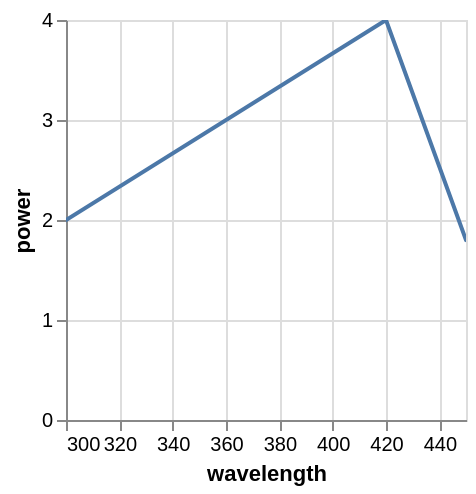

Express this chart as Vega-Lite.
### Vega specification from a JSON file in a GitHub repository (floating-point values rounded to 4 significant figures)
{"$schema": "https://vega.github.io/schema/vega/v5.json", "background": "white", "padding": 5, "width": 200, "height": 200, "style": "cell", "data": [{"name": "source_0", "values": [{"wavelength": 250, "power": 1}, {"wavelength": 300, "power": 2}, {"wavelength": 420, "power": 4}, {"wavelength": 450, "power": 1.8}, {"wavelength": 500, "power": 1.1}]}, {"name": "data_0", "source": "source_0", "transform": [{"type": "formula", "expr": "toNumber(datum[\"wavelength\"])", "as": "wavelength"}]}], "marks": [{"name": "marks", "type": "line", "clip": true, "style": ["line"], "sort": {"field": "x"}, "from": {"data": "data_0"}, "encode": {"update": {"stroke": {"value": "#4c78a8"}, "description": {"signal": "\"wavelength: \" + (!isValid(datum[\"wavelength\"]) || !isFinite(+datum[\"wavelength\"]) ? \"\" + datum[\"wavelength\"] : format(datum[\"wavelength\"], \"\")) + \"; power: \" + (!isValid(datum[\"power\"]) || !isFinite(+datum[\"power\"]) ? \"\" + datum[\"power\"] : format(datum[\"power\"], \"\"))"}, "x": {"scale": "x", "field": "wavelength"}, "y": {"scale": "y", "field": "power"}, "defined": {"signal": "isValid(datum[\"wavelength\"]) && isFinite(+datum[\"wavelength\"]) && isValid(datum[\"power\"]) && isFinite(+datum[\"power\"])"}}}}], "scales": [{"name": "x", "type": "linear", "domain": [300, 450], "range": [0, {"signal": "width"}], "zero": false}, {"name": "y", "type": "linear", "domain": {"data": "data_0", "field": "power"}, "range": [{"signal": "height"}, 0], "nice": true, "zero": true}], "axes": [{"scale": "x", "orient": "bottom", "gridScale": "y", "grid": true, "tickCount": {"signal": "ceil(width/40)"}, "domain": false, "labels": false, "aria": false, "maxExtent": 0, "minExtent": 0, "ticks": false, "zindex": 0}, {"scale": "y", "orient": "left", "gridScale": "x", "grid": true, "tickCount": {"signal": "ceil(height/40)"}, "domain": false, "labels": false, "aria": false, "maxExtent": 0, "minExtent": 0, "ticks": false, "zindex": 0}, {"scale": "x", "orient": "bottom", "grid": false, "title": "wavelength", "labelFlush": true, "labelOverlap": true, "tickCount": {"signal": "ceil(width/40)"}, "zindex": 0}, {"scale": "y", "orient": "left", "grid": false, "title": "power", "labelOverlap": true, "tickCount": {"signal": "ceil(height/40)"}, "zindex": 0}]}
